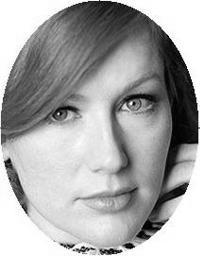
#> input picture generate-experiment-files/sentinel_target_images/face_0.jpg, 200 x 256 px; its folder holds only this picture in this run
$ python generate_sentinels.py
#> lines starting #> are read from the running program, lines starting #| are printed output that depends on the picture
### generate-experiment-files/generate_codecharts.py
from PIL import Image, ImageDraw, ImageColor, ImageFont
import matplotlib.pyplot as plt
import numpy as np
import string
import random
import json
import os
import math

# DEFINE PARAMATERS
forbidden_letters = set(["I", "O"]) # letters to not use in code charts because can be confused with digits
px_pt_ratio = 20/29 # according to our image dimensions, 29 point = 20 px
text_color = ImageColor.getrgb("gray")
font_type = "Arial.ttf"
tojitter = True # add jitter from a regular grid
ebuf = 5 # buffer number of pixels to leave from the edges of the image so codecharts are not tangent to image edges
go_to_image_edges = False # if want to make sure to sample triplets to the very edge of the image (downside: triplets may be more crowded)

def point_to_pixel(num):
    return int(num*px_pt_ratio)

def pixel_to_point(num):
    return int(num*(1/px_pt_ratio))

def generate_rand_letter():
    letter = random.choice(string.ascii_uppercase)
    while letter in forbidden_letters:
        letter = random.choice(string.ascii_uppercase)
    return letter

def generate_rand_triplet():
    code = ""
    code += generate_rand_letter()
    # the following code prevents the two digits from being identical or equal to 0
    for i in range(2):
        if i == 0:
            forbidden_num = 0
        else:
            forbidden_num = int(code[i])
        r = list(range(1, forbidden_num)) + list(range(forbidden_num+1, 10))
        code += str(random.choice(r))
    return code

def create_codechart(filename,image_width,image_height):

#> called with image_width = 1920, image_height = 1080
    font_size = int(image_height*0.0185)

    # all these parameters depend on font size
    max_triplet_width = font_size*3 # in pixel - max triplet width; used 'W88' as widest triplet code (width~60, height=20)
    max_triplet_height = font_size # the tallest a triplet can be
    d_v = 4*max_triplet_height # vertical distance to maintain b/w triplets in the grid
    d_h = 2*max_triplet_width # horizontal distance to maintain b/w triplets (from start of one triplet to start of another)

    # make sure that not too much empty space is left over by spacing out triplets
    N_h = int(math.floor((image_width-max_triplet_width-2*ebuf) / float(d_h))) # number of triplets that will be tiled horizontally
    d_h = int(math.floor((image_width-max_triplet_width-2*ebuf) / float(N_h))) # recompute the horizontal dist between triplets to eliminate extra space
    N_v = int(math.floor((image_height-max_triplet_height-2*ebuf) / float(d_v)))
    d_v = int(math.floor((image_height-max_triplet_height-2*ebuf) / float(N_v)))
    # -------------

    post_jitter_buffer = 6 # small buffer to cover edge case of triplets immediately adjacent to one another (for legibility)
    j_v = int(0.25*(d_v) - post_jitter_buffer/2) # max vertical jitter for one side of a triplet
    j_h = int(0.25*(d_h) - post_jitter_buffer) # max horizontal jitter for on side of a triplet

    # set up image canvas and font size/style
    img = Image.new('RGB', (image_width, image_height))
#> img: PIL image 1920x1080 RGB; every value is 0
    d = ImageDraw.Draw(img)
    try:
        font = ImageFont.truetype(font_type, pixel_to_point(font_size)) # takes in point value
    except OSError:
        print("WARNING: using a different font bc could not find %s on your computer" % font_type)
        font = ImageFont.truetype("/usr/share/fonts/truetype/freefont/FreeSans.ttf", pixel_to_point(font_size))

    valid_codes = set()
    coordinates = {}

    # initialize starting locations for triplets on the image grid
    x_init = ebuf
    y_init = ebuf

    # -------- improvement made after 01/2020 (after TurkEyes paper) --------
    # original problem was grid-like artifacts in the collected data because the grid spacing between consecutive triplets
    # was always similar (despite a small bit of jitter added when using the triplet)
    xoffset = random.choice(list(range(int(d_h/2.0))))
    yoffset = random.choice(list(range(int(d_v/2.0))))
    x_init = x_init+xoffset
    y_init = y_init+yoffset
    # -----------------------------------------------------------------------

    x = x_init
    while x < image_width-max_triplet_width-ebuf:

        y = y_init
        while y < image_height-max_triplet_height-ebuf:

            triplet_code = generate_rand_triplet()

            # check for if triplet has already been used in image since all codes should be unique
            while triplet_code in valid_codes:
                triplet_code = generate_rand_triplet()
            valid_codes.add(triplet_code)

            if tojitter:
                # implement jitter to x and y coordinates (note: can turn either of them off)
                min_x = max(ebuf,x-j_h)
                max_x = min(x+j_h+1,image_width-max_triplet_width-ebuf)
                min_y = max(ebuf,y-j_v)
                max_y = min(y+j_v+1,image_height-max_triplet_height-ebuf-2) # a little bit of extra buffer in vertical dimension
                x_range = list(range(min_x, max_x))
                y_range = list(range(min_y, max_y))
                j_x = random.choice(x_range)
                j_y = random.choice(y_range)
            else:
                j_x = x
                j_y = y

            # writes triplet to image
            d.text((j_x, j_y), triplet_code, text_color, font)
            coordinates[triplet_code] = (j_x, j_y)

            y_prev = y
            y = y+d_v # regularly sample the image vertically

            # triplets are not guaranteed to go to edge of image, and gap could be large
            # see if can still squeeze in a triplet without overlapping previous ones (could still be quite close)
            if go_to_image_edges and y >= image_height-max_triplet_height-ebuf:
                y = y_prev + max_triplet_height+j_v+1 + post_jitter_buffer*2

        x_prev = x
        x = x+d_h # regularly sample the image horizontally

        if go_to_image_edges and x >= image_width-max_triplet_width-ebuf:
            x = x_prev + max_triplet_width+j_h+1 + post_jitter_buffer*2
#> after the loop, coordinates = 208 items; valid_codes = 208 items; x = 1899


    img.save(filename)
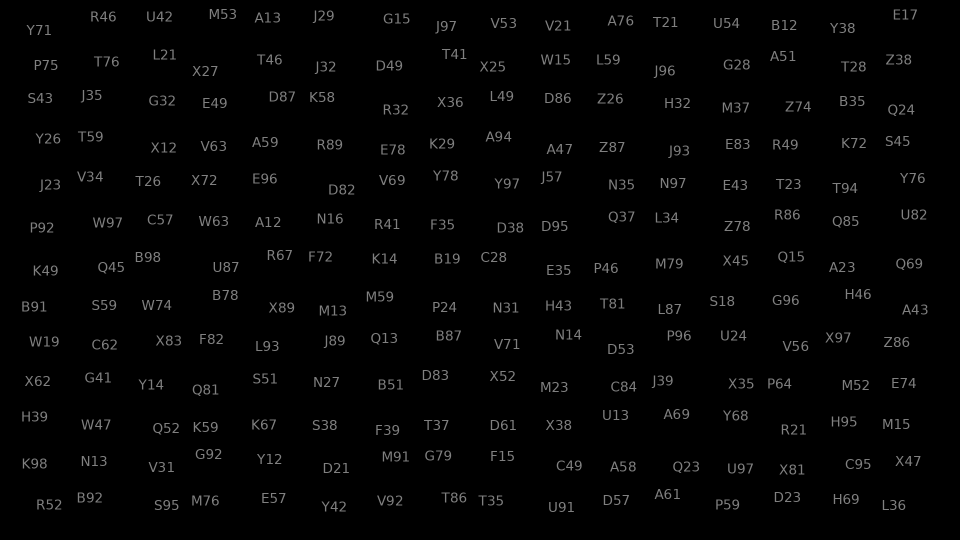
#> saved as sentinel_CC_-499.jpg: PIL image 1920x1080 RGB (shown at 1/2 size); min 0, max 128, mean 4.1
    return (list(valid_codes), coordinates)


# [26 lines that do not run on import are left out]

### generate-experiment-files/generate_sentinels.py
from PIL import Image, ImageDraw, ImageColor, ImageFont
import matplotlib.pyplot as plt
import numpy as np
import string
import random
import json
import generate_codecharts as gc
import os

# FIXED parameters
text_color = ImageColor.getrgb("white")
font_type = "Arial.ttf"
px_pt_ratio = 20/29 # according to our image dimensions, 29 point = 20 px
valid_target_types=["red_dot", "fix_cross", "img"]

def make_sentinel(codechart_filename,sentinel_filename,image_width,image_height,border_padding,target_type="red_dot", target_im_dir=""):
    # border_padding used to guarantee that chosen sentinel location is not too close to border to be hard to spot

    font_size = int(image_height*0.0278)
    correct_codes = []

    if target_type not in valid_target_types:
        raise RuntimeError("target_type must be one of %s" % valid_target_types.__str__())
    valid_codes, coordinates = gc.create_codechart(codechart_filename,image_width,image_height)
#> valid_codes = 208 items, first 6: 'L34', 'K98', 'N14', 'J96', 'V56', 'M91'; coordinates = 208 items
    # pick random code
    r = list(range(0, len(valid_codes)))
#> r = 208 values from 0 to 207
    index = random.choice(r)
#> index = 146
    triplet = valid_codes[index]
#> triplet = 'F72'
    triplet_coordinate = coordinates[triplet]
#> triplet_coordinate = (616, 497)
    # to make sure that the cross is visible
    while (triplet_coordinate[0] <= border_padding or triplet_coordinate[0] >= image_width-border_padding) \
    or (triplet_coordinate[1] <= border_padding or triplet_coordinate[1] >=image_height-border_padding):
        index = random.choice(r)
        triplet = valid_codes[index]
        triplet_coordinate = coordinates[triplet]
#> this loop made 0 passes
    # check bg color
    if target_type == "fix_cross":
        bg_color = 126
    else:
        bg_color = 255
    # create and save cross sentinel image
    img = Image.new('RGB', (image_width, image_height), (bg_color, bg_color, bg_color))
#> img: PIL image 1920x1080 RGB; every value is 255
    d = ImageDraw.Draw(img)
    try:
        font = ImageFont.truetype(font_type, gc.pixel_to_point(font_size)) # takes in point value
    except OSError:
        print("WARNING: using different font bc could not find %d" % font_type)
        font = ImageFont.truetype("/usr/share/fonts/truetype/freefont/FreeSans.ttf", gc.pixel_to_point(font_size))

    if target_type == "fix_cross":
        plot_coord = (triplet_coordinate[0]+font_size, triplet_coordinate[1]) # offset cross location to the center of the triplet
        d.text(plot_coord, '+', text_color, font)
    elif target_type == "red_dot":
        d.ellipse((triplet_coordinate[0], triplet_coordinate[1], triplet_coordinate[0]+font_size*2, triplet_coordinate[1]+font_size*2), fill = 'red', outline ='red')
    elif target_type == "img":
        if not target_im_dir:
            raise RuntimeError("No im dir provided for sentinel targets")
        # Get a list of images in the target im dir
        images = os.listdir(target_im_dir)
        target = Image.open(os.path.join(target_im_dir, random.choice(images)))
#> target is the input picture: PIL image 200x256 RGB; min 0, max 255, mean 166
        # resize the target
        width = 200
        height = int(target.height*width/target.width)
#> height = 256
        target = target.resize((width, height))
        plot_coord = (triplet_coordinate[0]-int(width/2), triplet_coordinate[1]-int(height/2))
#> plot_coord = (516, 369)
        img.paste(target, plot_coord)
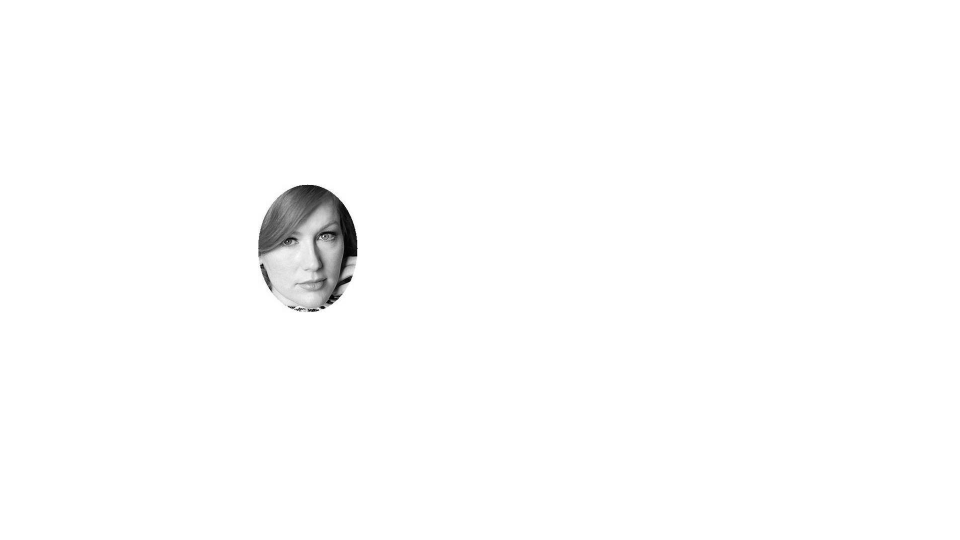
#> img: PIL image 1920x1080 RGB (shown at 1/2 size); min 0, max 255, mean 252.8

        # correct_codes lie within the sentinel width
        for ii in range(len(valid_codes)):
            dist = np.linalg.norm(np.array(coordinates[valid_codes[ii]])-np.array(triplet_coordinate))
            if dist <= width/2.0:
                correct_codes.append(valid_codes[ii]);
#> this loop made 208 passes
#> dist on passes 1 to 3: 697.4, 706.9, 518
#> after the loop, correct_codes = ['R67', 'F72', 'N16']

        pass
    else:
        raise RuntimeError("target_type %s does not exist" % target_type)
    img.save(sentinel_filename)
    D = {'correct_code':triplet, 'coordinate':triplet_coordinate, 'correct_codes':correct_codes}
#> D = {'correct_code': 'F72', 'coordinate': (616, 497), 'correct_codes': ['R67', 'F72', 'N16']}
    D_full = {'correct_code':triplet, 'coordinate':triplet_coordinate, \
              'valid_codes':valid_codes, 'coordinates':coordinates, 'codechart_file':codechart_filename,\
              'correct_codes':correct_codes}
    return D,D_full

def generate_sentinels(sentinel_image_dir,sentinel_CC_dir,num_buckets,start_bucket_at,sentinel_images_per_bucket,\
                       image_width,image_height,border_padding,target_type,target_im_dir=""):

    # Set up directories
    if not os.path.exists(sentinel_image_dir):
        os.makedirs(sentinel_image_dir)
    if not os.path.exists(sentinel_CC_dir):
        os.makedirs(sentinel_CC_dir)

    # Start generating sentinels
    img_num_offset = (start_bucket_at-1)*sentinel_images_per_bucket # start at a new index id
    for b in range(num_buckets):

        image_bucket_dir = os.path.join(sentinel_image_dir,'bucket%d'%(start_bucket_at+b))
        if not os.path.exists(image_bucket_dir):
            os.makedirs(image_bucket_dir)

        CC_bucket_dir = os.path.join(sentinel_CC_dir,'bucket%d'%(start_bucket_at+b))
        if not os.path.exists(CC_bucket_dir):
            os.makedirs(CC_bucket_dir)

        data = {} # save to a json the filename, the coordinate of the + cross, and the triplet at that coordinate
        data_with_coords = {} # also save a list of other valid triplets and coordinates (for analysis)

        print('Populating %s with %d sentinel images'%(image_bucket_dir,sentinel_images_per_bucket))
        print('Populating %s with %d corresponding codecharts'%(CC_bucket_dir,sentinel_images_per_bucket))
        for i in range(sentinel_images_per_bucket):
            img_num = img_num_offset + b*sentinel_images_per_bucket + i + 1
            # generate random code chart
            codechart_filename = os.path.join(CC_bucket_dir,'sentinel_CC_%d.jpg'%(img_num))
            sentinel_filename = os.path.join(image_bucket_dir,'sentinel_image_%d.jpg'%(img_num))

            D,D_full = make_sentinel(codechart_filename,sentinel_filename,image_width,image_height,border_padding,target_type, target_im_dir)
#> D_full = 6 items

            data[sentinel_filename] = D
            data_with_coords[sentinel_filename] = D_full

        with open(os.path.join(image_bucket_dir,'sentinel_codes.json'), 'w') as outfile:
            json.dump(data, outfile)
        print('Writing out %s'%(os.path.join(image_bucket_dir,'sentinel_codes.json')))

        with open(os.path.join(image_bucket_dir,'sentinel_codes_full.json'), 'w') as outfile:
            json.dump(data_with_coords, outfile)
        print('Writing out %s'%(os.path.join(image_bucket_dir,'sentinel_codes_full.json')))


if __name__ == "__main__":

    # Set these parameters
    sentinel_images_per_bucket = 500
    num_buckets = 1
    start_bucket_at = 0 # to avoid overwriting the existing buckets

    image_width = 1920
    image_height = 1080
    border_padding = 100 # don't put fixation cross in this region of the image
    rootdir = './task_data'

    target_type = "img"
    target_im_dir = "sentinel_target_images"

    sentinel_image_dir = os.path.join(rootdir,'sentinel_images')
    sentinel_CC_dir = os.path.join(rootdir,'sentinel_CC')

    generate_sentinels(sentinel_image_dir,sentinel_CC_dir,num_buckets,start_bucket_at,sentinel_images_per_bucket,\
                       image_width,image_height,border_padding,target_type, target_im_dir)

$ run again, on generate-experiment-files/sentinel_target_images/face_4.jpg
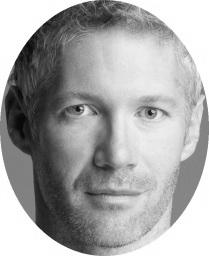
#> input picture generate-experiment-files/sentinel_target_images/face_4.jpg, 209 x 256 px
#> after the loop in create_codechart, `while x < image_width-max_triplet_width-ebuf:`: coordinates = 208 items; x = 1899
#> in make_sentinel, `valid_codes, coordinates = gc.create_codechart(codechart_filename,imag..`: valid_codes = 208 items, first 6: 'L34', 'K98', 'N14', 'J96', 'V56', 'M91'; coordinates = 208 items
#> r = 208 values from 0 to 207
#> index = 146
#> triplet = 'F72'
#> triplet_coordinate = (616, 497)
#> in make_sentinel, target is the input picture: PIL image 209x256 RGB; min 0, max 255, mean 166.2
#> target: PIL image 200x244 RGB
#> plot_coord = (516, 375)
#> in make_sentinel, `img.paste(target, plot_coord)`:
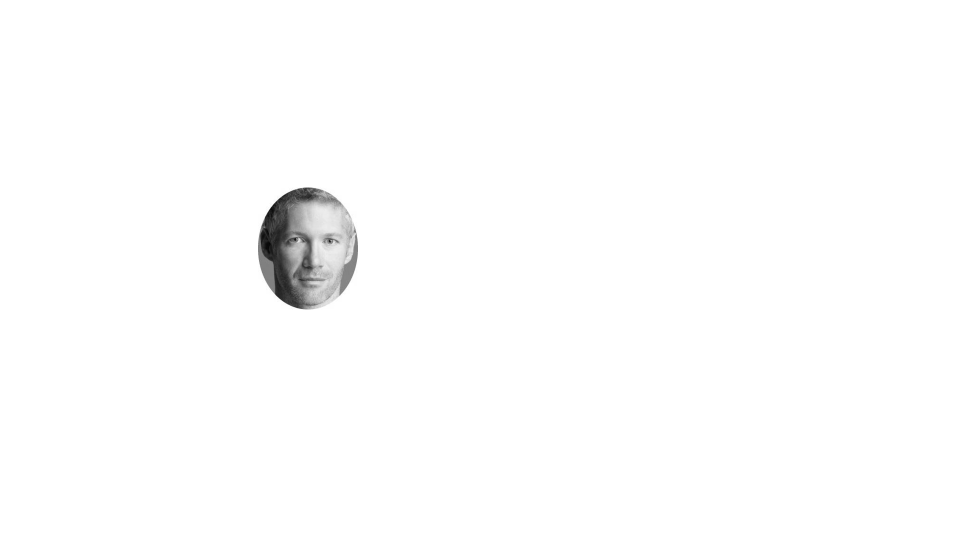
#> img: PIL image 1920x1080 RGB (shown at 1/2 size); min 3, max 255, mean 252.9
#> the loop in make_sentinel, `for ii in range(len(valid_codes)):` made 208 passes
#> dist on passes 1 to 3: 697.4, 706.9, 518
#> after the loop in make_sentinel, `for ii in range(len(valid_codes)):`: correct_codes = ['R67', 'F72', 'N16']
#> in make_sentinel, `D = {'correct_code':triplet, 'coordinate':triplet_coordinate, 'correct..`: D = {'correct_code': 'F72', 'coordinate': (616, 497), 'correct_codes': ['R67', 'F72', 'N16']}
#> in generate_sentinels, `D,D_full = make_sentinel(codechart_filename,sentinel_filename,image_wi..`: D_full = 6 items

$ run again, on generate-experiment-files/sentinel_target_images/face_5.jpg
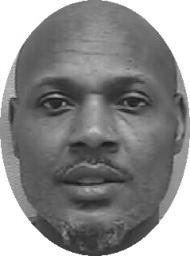
#> input picture generate-experiment-files/sentinel_target_images/face_5.jpg, 190 x 256 px
#> after the loop in create_codechart, `while x < image_width-max_triplet_width-ebuf:`: coordinates = 208 items; x = 1899
#> in make_sentinel, `valid_codes, coordinates = gc.create_codechart(codechart_filename,imag..`: valid_codes = 208 items, first 6: 'L34', 'K98', 'N14', 'J96', 'V56', 'M91'; coordinates = 208 items
#> r = 208 values from 0 to 207
#> index = 146
#> triplet = 'F72'
#> triplet_coordinate = (616, 497)
#> in make_sentinel, target is the input picture: PIL image 190x256 RGB; min 24, max 255, mean 137.8
#> target: PIL image 200x269 RGB
#> plot_coord = (516, 363)
#> in make_sentinel, `img.paste(target, plot_coord)`:
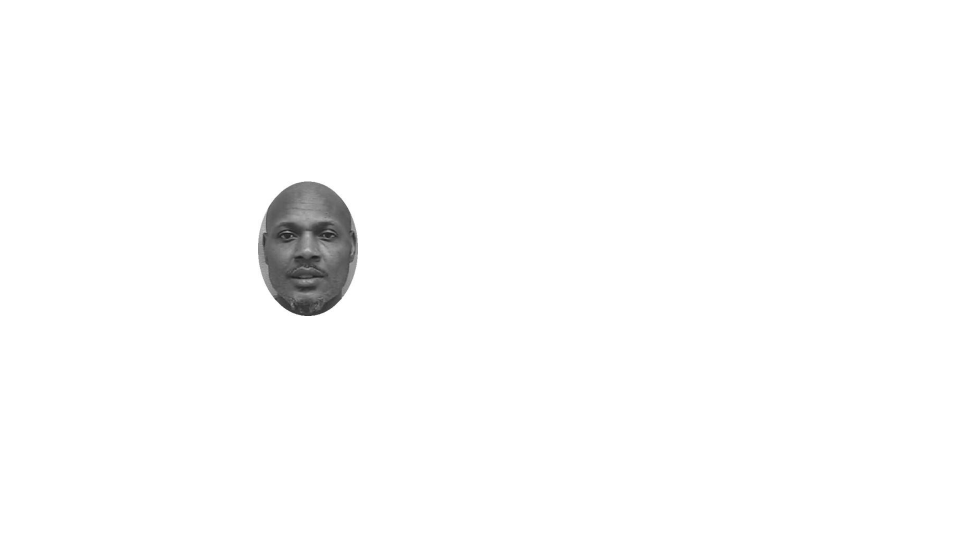
#> img: PIL image 1920x1080 RGB (shown at 1/2 size); min 21, max 255, mean 252
#> the loop in make_sentinel, `for ii in range(len(valid_codes)):` made 208 passes
#> dist on passes 1 to 3: 697.4, 706.9, 518
#> after the loop in make_sentinel, `for ii in range(len(valid_codes)):`: correct_codes = ['R67', 'F72', 'N16']
#> in make_sentinel, `D = {'correct_code':triplet, 'coordinate':triplet_coordinate, 'correct..`: D = {'correct_code': 'F72', 'coordinate': (616, 497), 'correct_codes': ['R67', 'F72', 'N16']}
#> in generate_sentinels, `D,D_full = make_sentinel(codechart_filename,sentinel_filename,image_wi..`: D_full = 6 items

$ run again, on generate-experiment-files/sentinel_target_images/face_6.jpg
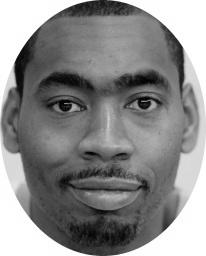
#> input picture generate-experiment-files/sentinel_target_images/face_6.jpg, 206 x 256 px
#> after the loop in create_codechart, `while x < image_width-max_triplet_width-ebuf:`: coordinates = 208 items; x = 1899
#> in make_sentinel, `valid_codes, coordinates = gc.create_codechart(codechart_filename,imag..`: valid_codes = 208 items, first 6: 'L34', 'K98', 'N14', 'J96', 'V56', 'M91'; coordinates = 208 items
#> r = 208 values from 0 to 207
#> index = 146
#> triplet = 'F72'
#> triplet_coordinate = (616, 497)
#> in make_sentinel, target is the input picture: PIL image 206x256 RGB; min 0, max 255, mean 138.5
#> target: PIL image 200x248 RGB
#> plot_coord = (516, 373)
#> in make_sentinel, `img.paste(target, plot_coord)`:
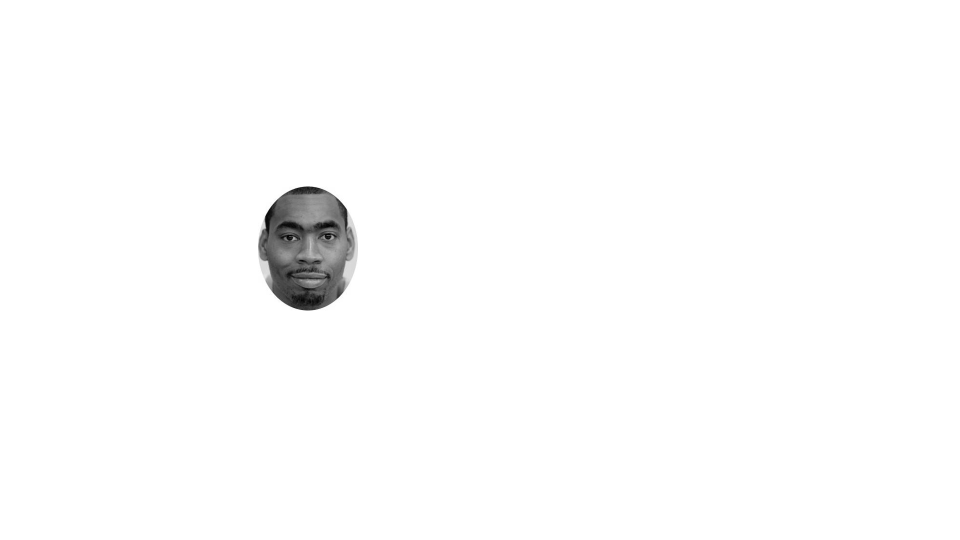
#> img: PIL image 1920x1080 RGB (shown at 1/2 size); min 0, max 255, mean 252.2
#> the loop in make_sentinel, `for ii in range(len(valid_codes)):` made 208 passes
#> dist on passes 1 to 3: 697.4, 706.9, 518
#> after the loop in make_sentinel, `for ii in range(len(valid_codes)):`: correct_codes = ['R67', 'F72', 'N16']
#> in make_sentinel, `D = {'correct_code':triplet, 'coordinate':triplet_coordinate, 'correct..`: D = {'correct_code': 'F72', 'coordinate': (616, 497), 'correct_codes': ['R67', 'F72', 'N16']}
#> in generate_sentinels, `D,D_full = make_sentinel(codechart_filename,sentinel_filename,image_wi..`: D_full = 6 items
